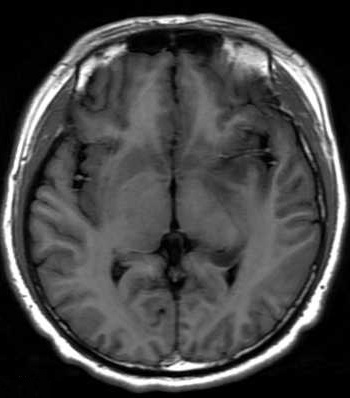
#> input picture advanced-7/1.png, 350 x 398 px, found by its file name
$ python main.py
#> lines starting #> are read from the running program, lines starting #| are printed output that depends on the picture
#> the answer given: 1
import cv2
import numpy as np
import matplotlib.pyplot as plt


# 定义函数用于读取并转换图像为灰度图
def load_and_convert_to_gray(image_path):
#> called with image_path = 'advanced-7/1.png'
    image = cv2.imread(image_path)
#> image is the input picture: shape (398, 350, 3); min 0, max 255, mean 68.2
    if image is None:
        raise FileNotFoundError(f"Unable to load image at path: {image_path}")
    return cv2.cvtColor(image, cv2.COLOR_BGR2GRAY)


print("选择要处理的图像:")
print("1: 颅脑横断面图像")
print("2: 颈椎矢状面图像")

choice = input("请输入对应的数字(1-2): ")

if choice == "1":
    img_path = "advanced-7/1.png"
elif choice == "2":
    img_path = "advanced-7/2.png"
else:
    print("无效选择，请重新运行程序。")
    exit()

# 尝试加载图像
try:
    img = load_and_convert_to_gray(img_path)
except FileNotFoundError as e:
    print(e)
    exit()

plt.figure(figsize=(9, 7))
plt.subplot(2, 3, 1)
plt.imshow(img, cmap="gray")
plt.title("Original Image")

flot_gray_img = img.astype(np.float64)
h, w = flot_gray_img.shape
#> h = 398; w = 350

# 对数变换
f = 20 * np.log(flot_gray_img + 1)
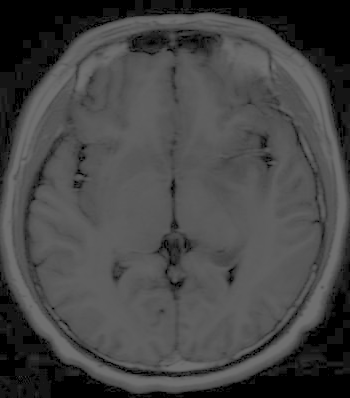
#> f: shape (398, 350) float64; min 0, max 110.9, mean 69.4
plt.subplot(2, 3, 2)
plt.imshow(np.uint8(f), cmap="gray")
plt.title("Log Transformation")

# 分段线性变换
x0, y0 = 0, 0
x1, y1 = 20, 55
x2, y2 = 221, 180
x3, y3 = 255, 255

plt.subplot(2, 3, 3)
plt.plot([x0, x1, x2, x3], [y0, y1, y2, y3])
plt.title("Piecewise Linear\nTransformation Function")
plt.xlim(0, 255)
plt.ylim(0, 255)

# 计算分段线性函数的斜率和截距
r1 = (y1 - y0) / (x1 - x0)
i1 = -r1 * x0 + y0
r2 = (y2 - y1) / (x2 - x1)
i2 = -r2 * x1 + y1
r3 = (y3 - y2) / (x3 - x2)
i3 = -r3 * x2 + y2

# 分段线性变换
u = np.zeros_like(flot_gray_img)

for i in range(h):
    for j in range(w):
        t = flot_gray_img[i, j]
        if x0 <= t <= x1:
            u[i, j] = r1 * t + i1
        elif x1 < t <= x2:
            u[i, j] = r2 * t + i2
        elif x2 < t <= x3:
            u[i, j] = r3 * t + i3
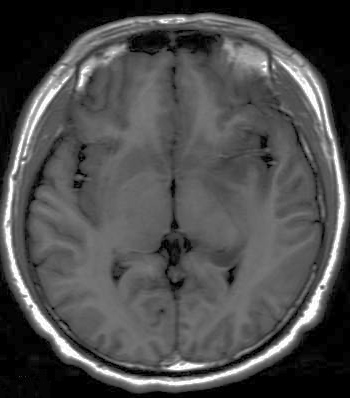
#> u: shape (398, 350) float64; min 0, max 255, mean 76.6

plt.subplot(2, 3, 4)
plt.imshow(u, cmap="gray")
plt.title("Piecewise Linear\nTransformed Image")

# 图像取反
flot_gray_img_inv = 255 - flot_gray_img
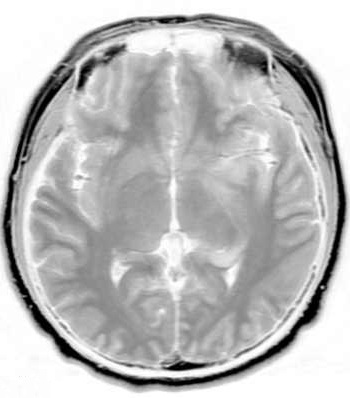
#> flot_gray_img_inv: shape (398, 350) float64; min 0, max 255, mean 186.8
plt.subplot(2, 3, 5)
plt.imshow(np.uint8(flot_gray_img_inv), cmap="gray")
plt.title("Inverted Image")

# 直方图均衡化
h_equa_img = cv2.equalizeHist(img)
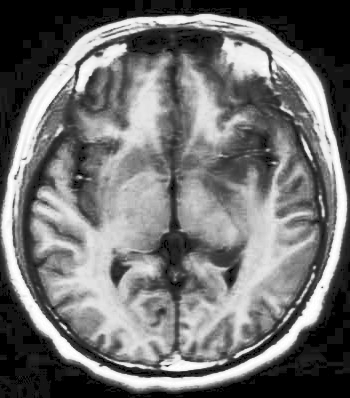
#> h_equa_img: shape (398, 350); min 0, max 255, mean 113.4

plt.figure(figsize=(7, 7))
plt.subplot(2, 2, 1)
plt.imshow(img, cmap="gray")
plt.title("Original Image")

plt.subplot(2, 2, 2)
plt.imshow(h_equa_img, cmap="gray")
plt.title("Histogram Equalized Image")

plt.subplot(2, 2, 3)
plt.hist(img.ravel(), 256, [0, 256])
plt.title("Original Image Histogram")

plt.subplot(2, 2, 4)
plt.hist(h_equa_img.ravel(), 256, [0, 256])
plt.title("Histogram Equalized Histogram")

plt.tight_layout()
plt.show()
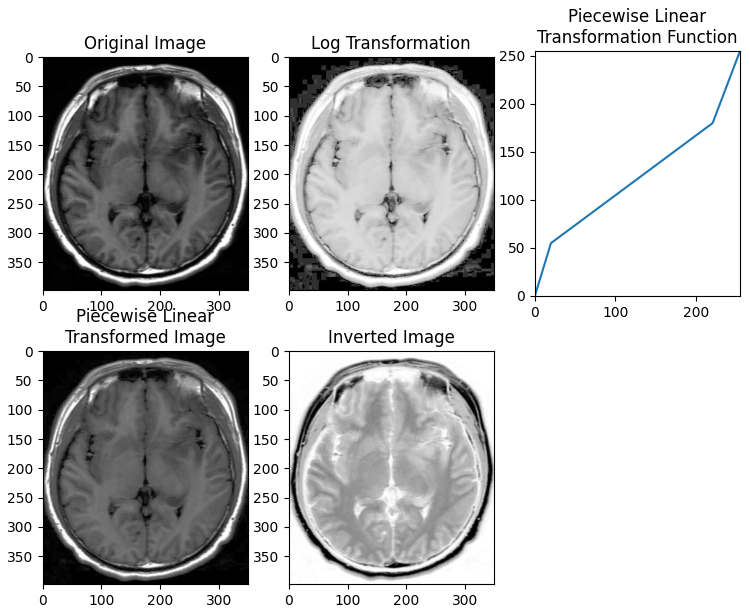
#> figure drawn by matplotlib, 5 panels
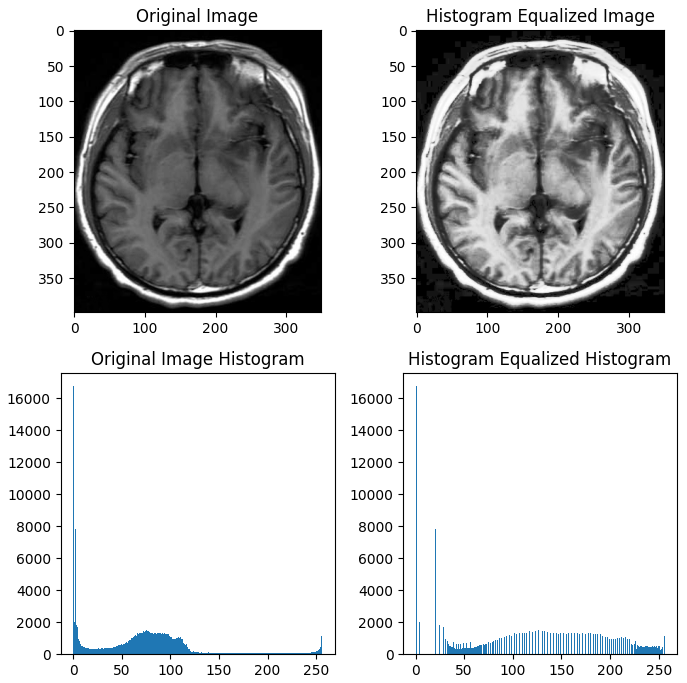
#> figure drawn by matplotlib, 4 panels; panel 3: tallest bar 16747 high, from x = 0 to 1; panel 4: tallest bar 16747 high, from x = 0 to 1
